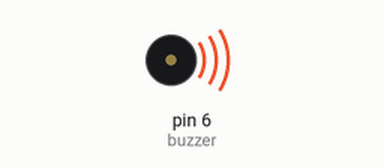
Recording of a sketch running on a simulated Arduino Uno, built with avr-gcc and run on an emulated ATmega328P. Shown: buzzer (waves = sounding).

Above: at 0.05 s.
At 3.95 s:
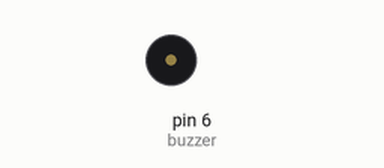
Timing chart, 0 to 4.2 s (numbered marks = the images above):
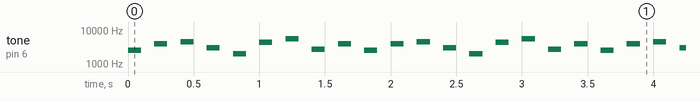

Measured:
- by itself, tone on pin 6 (buzzer): repeats every 1.8 s: silent 0.10 s, 4000 Hz 0.10 s, silent 0.10 s, 4500 Hz 0.10 s, silent 0.10 s, 3000 Hz 0.10 s, silent 0.10 s, 2000 Hz 0.10 s, silent 0.10 s, 4300 Hz 0.10 s, silent 0.10 s, 5500 Hz 0.10 s, silent 0.10 s, 2700 Hz 0.10 s, silent 0.10 s, 4000 Hz 0.10 s, silent 0.10 s, 2500 Hz 0.10 s

The sketch:

Buzzer_Frequencias.ino
```cpp
int buzzer = 6;

void setup() {
  pinMode(buzzer, OUTPUT);
}

void loop() {
  tone(buzzer, 2500, 100);
  delay(200);

  tone(buzzer, 4000, 100);
  delay(200);

  tone(buzzer, 4500, 100);
  delay(200);

  tone(buzzer, 3000, 100);
  delay(200);

  tone(buzzer, 2000, 100);
  delay(200);

  tone(buzzer, 4300, 100);
  delay(200);

  tone(buzzer, 5500, 100);
  delay(200);

  tone(buzzer, 2700, 100);
  delay(200);

  tone(buzzer, 4000, 100);
  delay(200);
}
```
